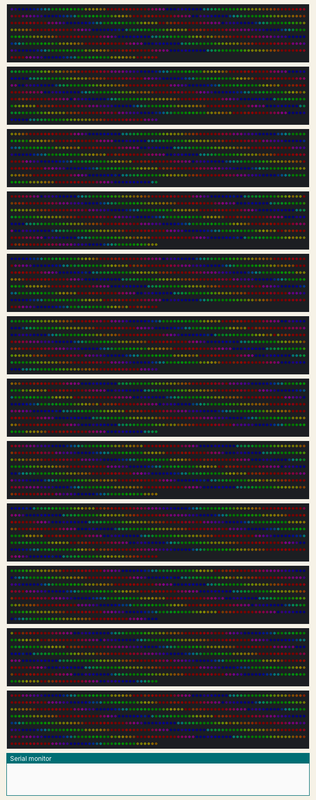
Recording of a sketch running on a simulated ESP32. On the bench: 12 × 600 RGB LEDs in strip order, left to right, continuing on the next row, the last lines printed to the serial monitor. Dim RGB values are drawn brighter than linear.

Above: at 0.3 s.
At 5.0 s:
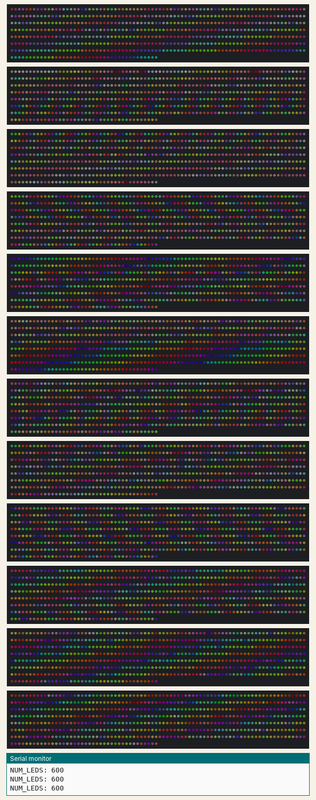
At 9.6 s:
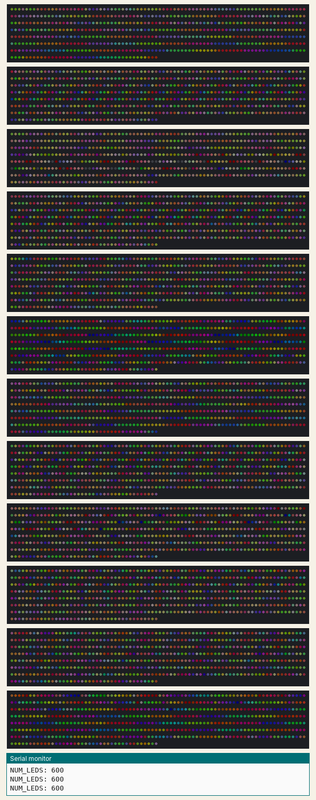
At 19.4 s:
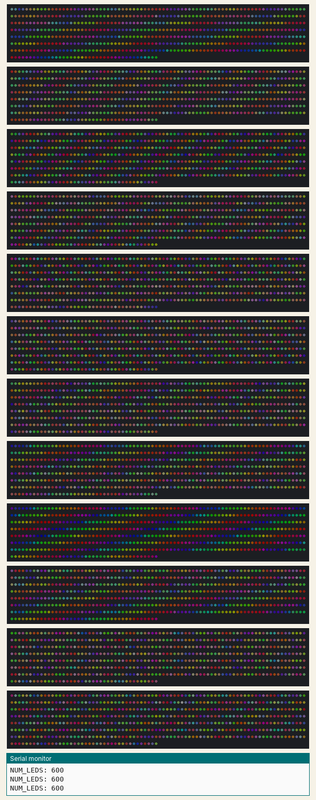
At 29.3 s:
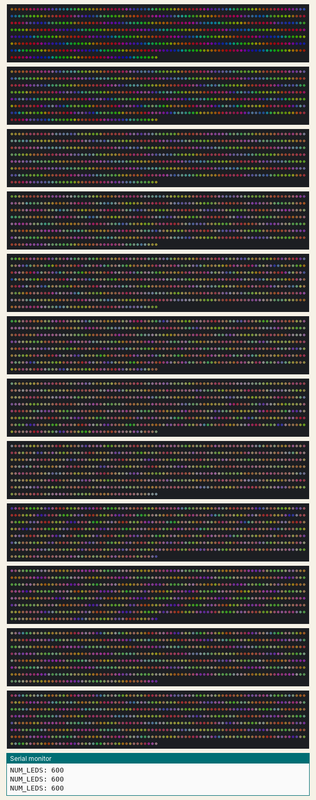
At 39.1 s:
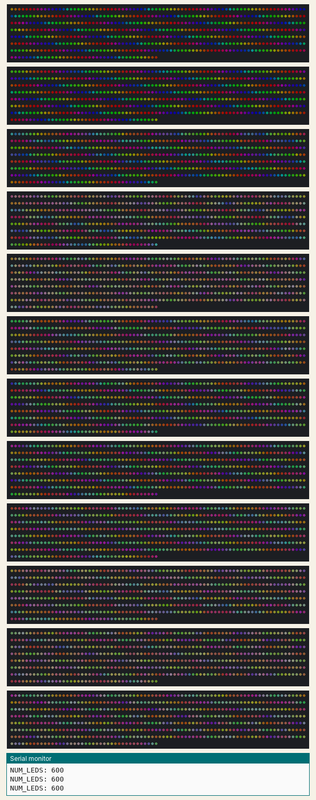

Measured:
- what the display in image 1 shows lasts 0.6 s, from 4.9 s to 5.5 s

The sketch:

test-2a.ino
```cpp
#include <FastLED.h>

#define LED_PIN 12
#define LED_PIN_2 13
#define LED_PIN_3 14
#define LED_PIN_4 27
#define LED_PIN_5 26
#define LED_PIN_6 25
#define LED_PIN_7 33
#define LED_PIN_8 32
#define LED_PIN_9 2
#define LED_PIN_10 4
#define LED_PIN_11 5
#define LED_PIN_12 18
#define LED_PIN_13 19
#define LED_PIN_14 21
#define LED_PIN_15 22
#define LED_PIN_16 23

#define NUM_ROLLS 2
#define NUM_LEDS_PER_ROLL 300
#define NUM_LEDS NUM_LEDS_PER_ROLL *NUM_ROLLS
#define NUM_PINS 16
#define BRIGHTNESS 65

CRGB leds[NUM_PINS][NUM_LEDS];

void setup() {
  Serial.begin(9600);

  FastLED.addLeds<WS2813, LED_PIN, GRB>(leds[0], NUM_LEDS)
      .setCorrection(TypicalLEDStrip)
      .setDither(BRIGHTNESS < 255);
  FastLED.addLeds<WS2813, LED_PIN_2, GRB>(leds[1], NUM_LEDS)
      .setCorrection(TypicalLEDStrip)
      .setDither(BRIGHTNESS < 255);
  FastLED.addLeds<WS2813, LED_PIN_3, GRB>(leds[2], NUM_LEDS)
      .setCorrection(TypicalLEDStrip)
      .setDither(BRIGHTNESS < 255);
  FastLED.addLeds<WS2813, LED_PIN_4, GRB>(leds[3], NUM_LEDS)
      .setCorrection(TypicalLEDStrip)
      .setDither(BRIGHTNESS < 255);
  FastLED.addLeds<WS2813, LED_PIN_5, GRB>(leds[4], NUM_LEDS)
      .setCorrection(TypicalLEDStrip)
      .setDither(BRIGHTNESS < 255);
  FastLED.addLeds<WS2813, LED_PIN_6, GRB>(leds[5], NUM_LEDS)
      .setCorrection(TypicalLEDStrip)
      .setDither(BRIGHTNESS < 255);
  FastLED.addLeds<WS2813, LED_PIN_7, GRB>(leds[6], NUM_LEDS)
      .setCorrection(TypicalLEDStrip)
      .setDither(BRIGHTNESS < 255);
  FastLED.addLeds<WS2813, LED_PIN_8, GRB>(leds[7], NUM_LEDS)
      .setCorrection(TypicalLEDStrip)
      .setDither(BRIGHTNESS < 255);
  FastLED.addLeds<WS2813, LED_PIN_9, GRB>(leds[8], NUM_LEDS)
      .setCorrection(TypicalLEDStrip)
      .setDither(BRIGHTNESS < 255);
  FastLED.addLeds<WS2813, LED_PIN_10, GRB>(leds[9], NUM_LEDS)
      .setCorrection(TypicalLEDStrip)
      .setDither(BRIGHTNESS < 255);
  FastLED.addLeds<WS2813, LED_PIN_11, GRB>(leds[10], NUM_LEDS)
      .setCorrection(TypicalLEDStrip)
      .setDither(BRIGHTNESS < 255);
  FastLED.addLeds<WS2813, LED_PIN_12, GRB>(leds[11], NUM_LEDS)
      .setCorrection(TypicalLEDStrip)
      .setDither(BRIGHTNESS < 255);
  FastLED.addLeds<WS2813, LED_PIN_13, GRB>(leds[12], NUM_LEDS)
      .setCorrection(TypicalLEDStrip)
      .setDither(BRIGHTNESS < 255);
  FastLED.addLeds<WS2813, LED_PIN_14, GRB>(leds[13], NUM_LEDS)
      .setCorrection(TypicalLEDStrip)
      .setDither(BRIGHTNESS < 255);
  FastLED.addLeds<WS2813, LED_PIN_15, GRB>(leds[14], NUM_LEDS)
      .setCorrection(TypicalLEDStrip)
      .setDither(BRIGHTNESS < 255);
  FastLED.addLeds<WS2813, LED_PIN_16, GRB>(leds[15], NUM_LEDS)
      .setCorrection(TypicalLEDStrip)
      .setDither(BRIGHTNESS < 255);
}

void loop() {
  EVERY_N_SECONDS(1) {
    Serial.print("NUM_LEDS: ");
    Serial.println(NUM_LEDS);
  }

  pride();
  FastLED.setBrightness(BRIGHTNESS);
  FastLED.show();
}

// This function is taken from the FastLED example Pride2015
void pride() {
  static uint16_t sPseudotime = 0;
  static uint16_t sLastMillis = 0;
  static uint16_t sHue16 = 0;

  uint8_t sat8 = beatsin88(87, 220, 250);
  uint8_t brightdepth = beatsin88(341, 96, 224);
  uint16_t brightnessthetainc16 = beatsin88(203, (25 * 256), (40 * 256));
  uint8_t msmultiplier = beatsin88(147, 23, 60);

  uint16_t hue16 = sHue16;
  uint16_t hueinc16 = beatsin88(113, 1, 3000);

  uint16_t ms = millis();
  uint16_t deltams = ms - sLastMillis;
  sLastMillis = ms;
  sPseudotime += deltams * msmultiplier;
  sHue16 += deltams * beatsin88(400, 5, 9);
  uint16_t brightnesstheta16 = sPseudotime;

  for (uint16_t i = 0; i < NUM_PINS; i++) {
    for (uint16_t j = 0; j < NUM_LEDS; j++) {
      hue16 += hueinc16;
      uint8_t hue8 = hue16 / 256;

      brightnesstheta16 += brightnessthetainc16;
      uint16_t b16 = sin16(brightnesstheta16) + 32768;

      uint16_t bri16 = (uint32_t)((uint32_t)b16 * (uint32_t)b16) / 65536;
      uint8_t bri8 = (uint32_t)(((uint32_t)bri16) * brightdepth) / 65536;
      bri8 += (255 - brightdepth);

      CRGB newcolor = CHSV(hue8, sat8, bri8);

      uint16_t pixelnumber = j;
      pixelnumber = (NUM_LEDS - 1) - pixelnumber;

      nblend(leds[i][pixelnumber], newcolor, 64);
    }
  }
}

/*
void juggle() {
  fadeToBlackBy(leds, NUM_LEDS, 20);

  uint8_t dothue = 0;
  for (int i = 0; i < 8; i++) {
    leds[beatsin16(i + 7, 0, NUM_LEDS - 1)] |= CHSV(dothue, 200, 255);
    dothue += 32;
  }
}

void sinBeat() {
  uint8_t sinBeat = beatsin8(1, 0, NUM_LEDS - 1, 0, 0);
  uint8_t sinBeat2 = beatsin8(1, 0, NUM_LEDS - 1, 0, 85);
  uint8_t sinBeat3 = beatsin8(1, 0, NUM_LEDS - 1, 0, 170);

  leds[sinBeat] = CRGB::Blue;
  leds[sinBeat2] = CRGB::Red;
  leds[sinBeat3] = CRGB::Purple;

  fadeToBlackBy(leds, NUM_LEDS, 10);
}
*/
```
